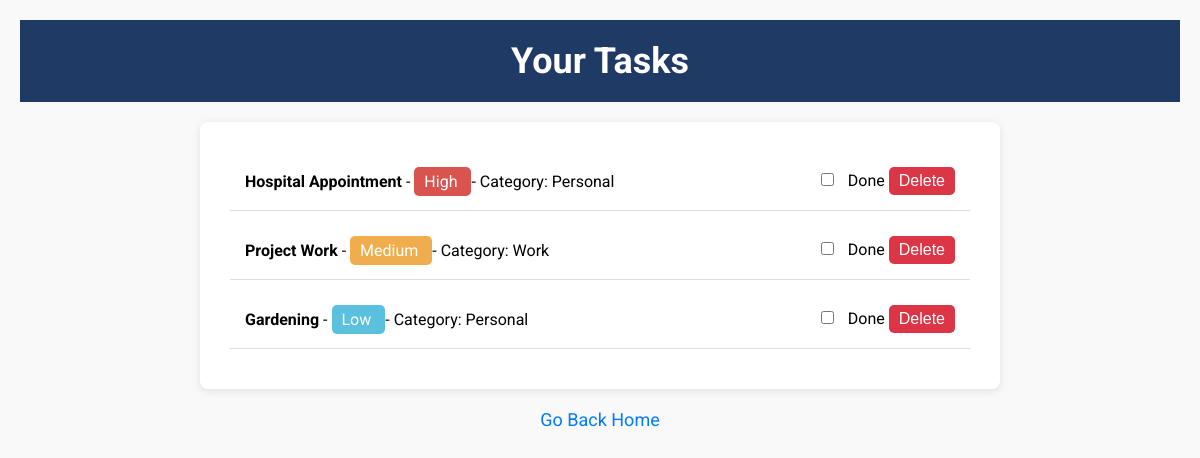
Page /view-tasks (signed in) on the committed database.
### tables this page shows
CREATE TABLE tasks (
        id INTEGER PRIMARY KEY AUTOINCREMENT,
        user_id INTEGER NOT NULL,
        task TEXT NOT NULL,
        priority INTEGER NOT NULL, status INTEGER DEFAULT 0, category TEXT,
        FOREIGN KEY (user_id) REFERENCES users (id)
    );

### app.py (the view)
@app.route('/view-tasks')
def view_tasks():
    if 'user_id' not in session:
        flash('Please log in to access this page.', 'error')
        return redirect('/login')
    try:
        with sqlite3.connect('database.db') as connection:
            cursor = connection.cursor()
            cursor.execute('''
                SELECT id, task, priority, category, status
                FROM tasks
                WHERE user_id = ?
                ORDER BY priority ASC
            ''', (session['user_id'],))
            tasks = cursor.fetchall()
    except Exception:
        tasks = []
        flash('An error occurred while retrieving tasks.', 'error')
    return render_template('viewtasks.html', tasks=tasks)

### templates/viewtasks.html (shortened to what this page needs)
<!DOCTYPE html>
<html lang="en">
<head>
</head>
<body>
<header>
    <h1>Your Tasks</h1>
</header>
<div class="container">
    <ul>
        {% for task in tasks %}
            <li>
                <span>
                    <strong>{{ task[1] }}</strong>
                    -
                    <span class="
                        {% if task[2] == 1 %}priority-high{% elif task[2] == 2 %}priority-medium{% else %}priority-low{% endif %}
                    ">
                        {% if task[2] == 1 %}High{% elif task[2] == 2 %}Medium{% else %}Low{% endif %}
                    </span>
                    - Category: {{ task[3] }}
                </span>
                <div>
                    <form action="/mark-task-done/{{ task[0] }}" method="POST" style="display:inline;">
                        <input type="checkbox"
                               onchange="this.form.submit()"> Done
                    </form>
                    <form action="/delete-task/{{ task[0] }}" method="POST" style="display:inline;">
                        <button type="submit">Delete</button>
                    </form>
                </div>
            </li>
        {% endfor %}
    </ul>
</div>
<a href="/userhome">Go Back Home</a>
</body>
</html>

### templates/viewtasks.html (style rules this page uses)
* { margin: 0; padding: 0; box-sizing: border-box; }
body { font-family: 'Roboto', sans-serif; background-color: #f9f9f9; display: flex; justify-content: center; align-items: center; flex-direction: column; text-align: center; padding: 20px; }
header { background-color: #1F3A64; color: white; padding: 20px; width: 100%; text-align: center; margin-bottom: 20px; }
header h1 { font-size: 36px; font-weight: 700; }
.container { background-color: white; width: 100%; max-width: 800px; padding: 30px; border-radius: 8px; box-shadow: 0 2px 10px rgba(0, 0, 0, 0.1); text-align: left; }
.container ul { list-style-type: none; padding: 0; }
.container li { padding: 15px; border-bottom: 1px solid #ddd; margin-bottom: 10px; display: flex; justify-content: space-between; align-items: center; transition: background-color 0.3s ease; }
.priority-high { color: white; background-color: #d9534f; padding: 5px 10px; border-radius: 5px; }
.priority-medium { color: white; background-color: #f0ad4e; padding: 5px 10px; border-radius: 5px; }
.priority-low { color: white; background-color: #5bc0de; padding: 5px 10px; border-radius: 5px; }
.container button { background-color: #dc3545; color: white; border: none; padding: 5px 10px; font-size: 16px; cursor: pointer; border-radius: 5px; transition: background-color 0.3s ease; }
.container input[type="checkbox"] { margin-right: 10px; }
a { margin-top: 20px; font-size: 18px; text-decoration: none; color: #007BFF; }

### rows in the picture
tasks: task "Hospital Appointment", priority "High", category "Personal"
tasks: task "Project Work", priority "Medium", category "Work"
tasks: task "Gardening", priority "Low", category "Personal"
